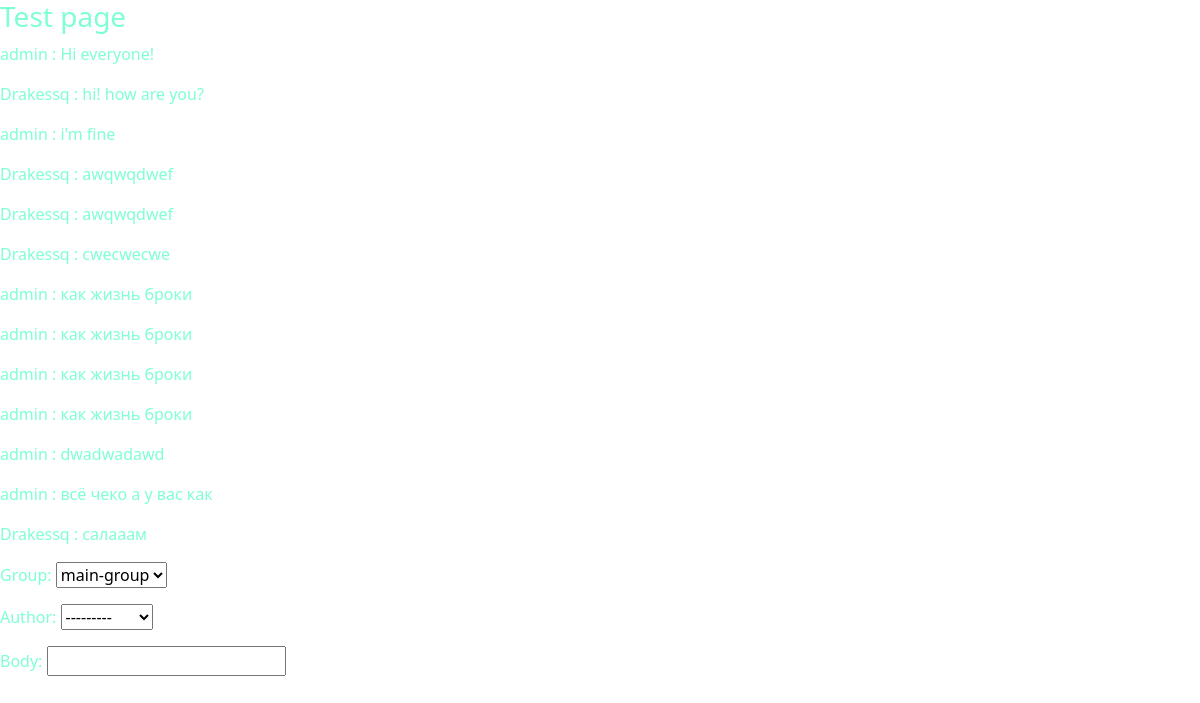
Page /chat/ on the committed database.
### chat/models.py (models this page shows)
class GroupMessage(models.Model):
    group = models.ForeignKey(ChatGroup, on_delete=models.CASCADE)
    author = models.ForeignKey(User, on_delete=models.CASCADE)
    body = models.CharField(max_length=300)
    creared = models.DateTimeField(auto_now_add=True)
    def __str__(self):
        return f'{self.author.username} : {self.body}'

### chat/views.py (the view)
# urls.py: path('', index, name='index')
def index(request):
    select_group = get_object_or_404(ChatGroup, group_name='main-group')
    messages = GroupMessage.objects.filter(group=select_group)
    if request.method == 'POST':
        form = ChatForm(request.POST)
        if form.is_valid():
            form = form.save(commit=False)
            form.group = select_group
            form.author = request.user
            form.save()
            form = ChatForm()
            form.fields['group'].initial = select_group
            form.fields['author'].initial = request.user
    else:
        form = ChatForm()
        form.fields['group'].initial = select_group
        form.fields['author'].initial = request.user
    return render(request, 'test.html', {'select_group':select_group, 'messages':messages, 'form':form})

### chat/forms.py
class ChatForm(ModelForm):
    class Meta:
        model = GroupMessage
        fields = '__all__'

### chat/models.py (called while the page is built)
    def __str__(self):
        return self.group_name

### chat/templates/test.html (shortened to what this page needs)
{% extends "base.html" %}
{% block content %}
<h3>Test page</h3>
{% for message in messages %}
<p>{{message}}</p>
{% endfor %}
<form action="" method="post">
    {{form.as_p}}
</form>
{% endblock content %}

### rows in the picture
GroupMessage: author+body "admin : Hi everyone!"
GroupMessage: author+body "Drakessq : hi! how are you?"
GroupMessage: author+body "admin : i'm fine"
GroupMessage: author+body "Drakessq : awqwqdwef"
GroupMessage: author+body "Drakessq : awqwqdwef"
GroupMessage: author+body "Drakessq : cwecwecwe"
GroupMessage: author+body "admin : как жизнь броки"
GroupMessage: author+body "admin : как жизнь броки"
GroupMessage: author+body "admin : как жизнь броки"
GroupMessage: author+body "admin : как жизнь броки"
GroupMessage: author+body "admin : dwadwadawd"
GroupMessage: author+body "admin : всё чеко а у вас как"
GroupMessage: author+body "Drakessq : салааам"
